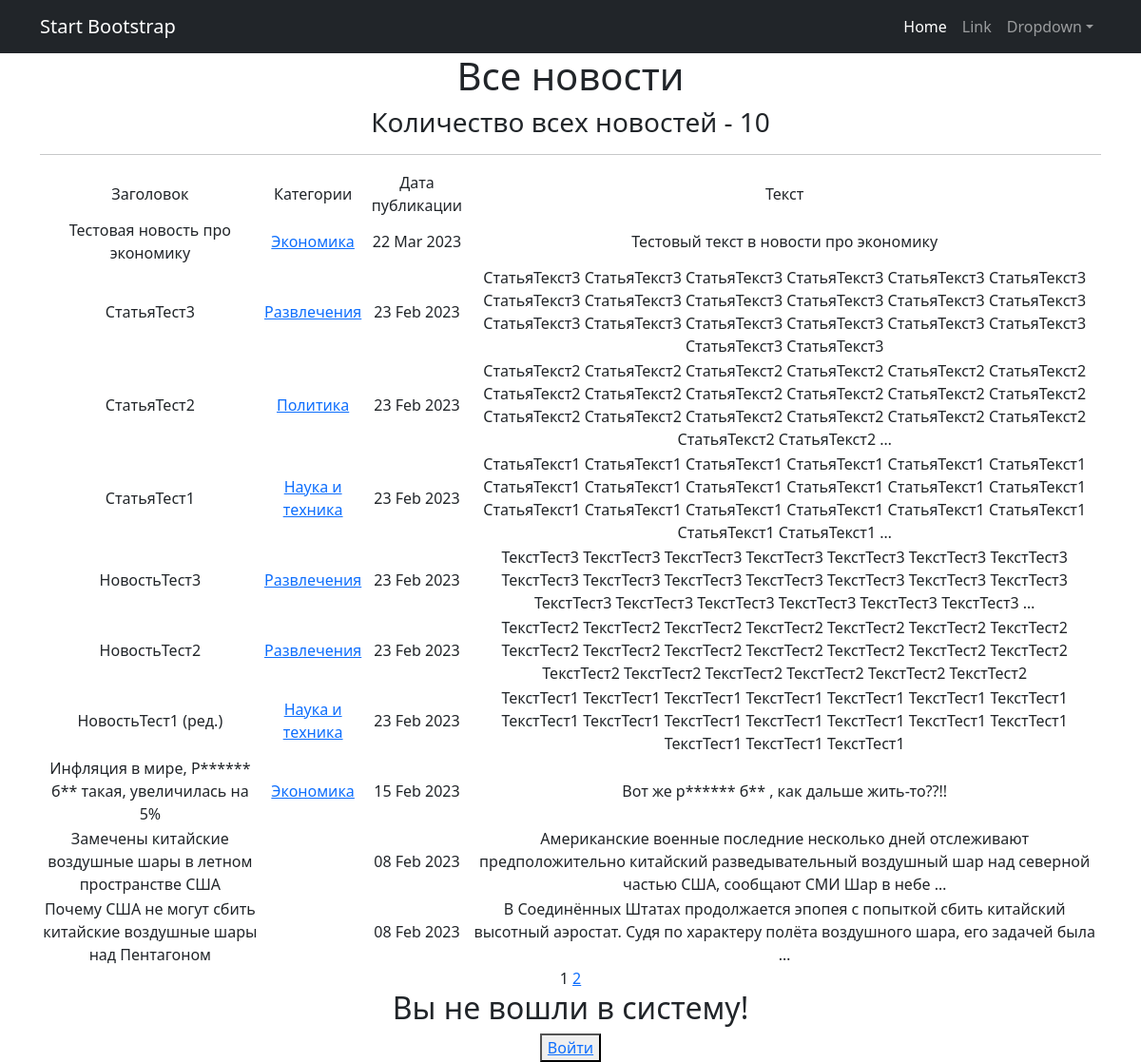
The page /news/ on the database as committed earlier.
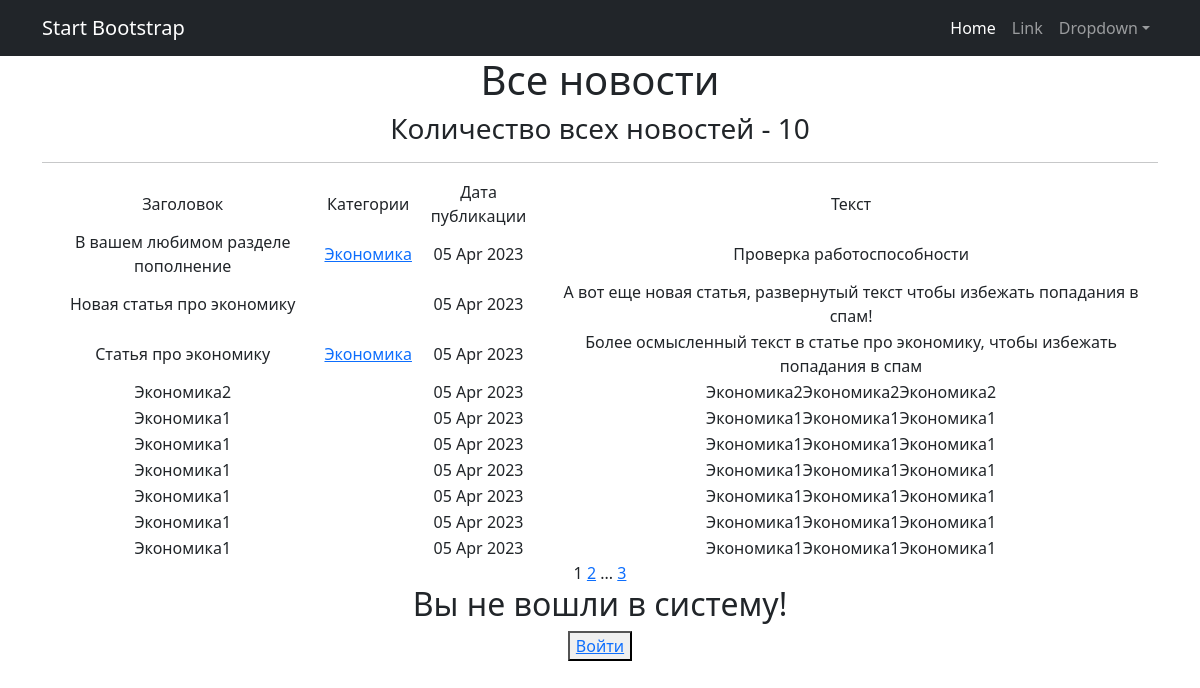
The same page on the database as committed later.
### news/models.py (models this page shows, shortened)
class Post(models.Model):
    TYPES = [
        ('P', 'Статья'),  # P for "post"
        ('N', 'Новость')   # N for "news"
    ]
    author = models.ForeignKey(Author, on_delete=models.CASCADE)
    post_type = models.CharField(max_length=1, choices=TYPES, default='P')
    creation_time = models.DateTimeField(auto_now_add=True)
    categories = models.ManyToManyField('Category', through='PostCategory')
    title = models.CharField(max_length=255, blank=False)
    text = models.TextField(blank=False)
    post_rating = models.FloatField(default=0.0)

class Category(models.Model):
    news_category = models.CharField(max_length=100, unique=True)
    subscribers = models.ManyToManyField(User, related_name='categories')
    def __str__(self):
        return self.news_category

### news/views.py (the view)
# urls.py: path('', NewsList.as_view(), name='news_list'),
class NewsList(ListView):
    model = Post
    ordering = '-creation_time'
    template_name = 'news_list.html'
    context_object_name = 'news_list'
    paginate_by = 10
    def get_context_data(self, **kwargs):
        context = super().get_context_data(**kwargs)
        context['is_not_author'] = not self.request.user.groups.filter(name='authors').exists()
        return context

### news/templatetags/custom_filters.py (called while the page is built)
@register.filter()
def length(list):
    return len(list)

@register.filter()
def censor(value):
    bad_words = ('редиска', 'бля')
    if not isinstance(value, str):
        raise TypeError(f"unresolved type '{type(value)}' expected  type 'str'")
    for word in value.split():
        if word.lower() in bad_words:
            value = value.replace(word, f"{word[0]}{'*' * (len(word) - 1)}")
    return value

### news/templatetags/test.py (called while the page is built)
def censor(value):
    bad_words = ('редиска', 'бля')
    if not isinstance(value, str):
        raise TypeError(f"unresolved type '{type(value)}' expected  type 'str'")
    for word in value.split():
        if word.lower() in bad_words:
            value = value.replace(word, f"{word[0]}{'*' * (len(word) - 1)}")

### templates/news_list.html (shortened to what this page needs)
{% extends 'flatpages/default.html' %}
{% load custom_filters %}
{% block content %}
    <h1>Все новости</h1>
    <h3> Количество всех новостей - {{ news_list|length }}</h3>
    <hr>
    {% if news_list %}
        <table>
            <tr>
                <td>Заголовок</td>
                <td>Категории</td>
                <td>Дата публикации</td>
                <td>Текст</td>
            </tr>
            {% for news_detail in news_list %}
            <tr>
                <td>{{ news_detail.title|censor }}</td>
                <td>
                    {% for category in news_detail.categories.all %}
                        <a href="{% url 'category_list' category.id %}">{{ category }}</a>
                    {% endfor %}
                </td>
                <td>{{ news_detail.creation_time|date:'d M Y' }}</td>
                <td>{{ news_detail.text|truncatewords:20|censor }}</td>
            </tr>
            {% endfor %}
        </table>
    {% else %}
        <h2>Новостей нет!</h2>
    {% endif %}
   {{ page_obj.number }}
   {% if page_obj.has_next %}
       <a href="?page={{ page_obj.next_page_number }}">{{ page_obj.next_page_number }}</a>
       {% if paginator.num_pages != page_obj.next_page_number %}
           ...
           <a href="?page={{ page_obj.paginator.num_pages }}">{{ page_obj.paginator.num_pages }}</a>
       {% endif %}
   {% endif %}
{% if request.user.is_authenticated %}
    <h2>Страница авторизованного пользователя {{request.user.username}}</h2>
    <button> <a href="{% url 'account_logout' %}">Выйти</a> </button>
    {% if is_not_author %}
    <button> <a href="upgrade/"> Хочу стать автором!</a> </button>
    {% endif %}
{% else %}
    <h2>Вы не вошли в систему!</h2>
    <button> <a href="{% url 'account_login' %}">Войти</a> </button>
{% endif %}
{% endblock content %}

Rows that differ between the two databases and show on the page:
no longer on this page (row unchanged): Post: title|censor "Тестовая новость про экономику", creation_time "22 Mar 2023", text|censor "Тестовый текст в новости про экономику", Category (news_category "Экономика")
no longer on this page (row unchanged): Post: title|censor "СтатьяТест3", creation_time "23 Feb 2023", text|censor "СтатьяТекст3 СтатьяТекст3 СтатьяТекст3 СтатьяТекст3 СтатьяТекст3 СтатьяТекст3 СтатьяТекст3 СтатьяТекст3 СтатьяТекст3 СтатьяТекст3 СтатьяТекст3 СтатьяТекст3 СтатьяТекст3 СтатьяТекст3 СтатьяТекст3 СтатьяТекст3 СтатьяТекст3 СтатьяТекст3 СтатьяТекст3 СтатьяТекст3"
no longer on this page (row unchanged): Category: news_category "Развлечения"
no longer on this page (row unchanged): Post: title|censor "СтатьяТест2", creation_time "23 Feb 2023", text|censor "СтатьяТекст2 СтатьяТекст2 СтатьяТекст2 СтатьяТекст2 СтатьяТекст2 СтатьяТекст2 СтатьяТекст2 СтатьяТекст2 СтатьяТекст2 СтатьяТекст2 СтатьяТекст2 СтатьяТекст2 СтатьяТекст2 СтатьяТекст2 СтатьяТекст2 СтатьяТекст2 СтатьяТекст2 СтатьяТекст2 СтатьяТекст2 СтатьяТекст2 …"
no longer on this page (row unchanged): Category: news_category "Политика", shown under "СтатьяТест2"
no longer on this page (row unchanged): Post: title|censor "СтатьяТест1", creation_time "23 Feb 2023", text|censor "СтатьяТекст1 СтатьяТекст1 СтатьяТекст1 СтатьяТекст1 СтатьяТекст1 СтатьяТекст1 СтатьяТекст1 СтатьяТекст1 СтатьяТекст1 СтатьяТекст1 СтатьяТекст1 СтатьяТекст1 СтатьяТекст1 СтатьяТекст1 СтатьяТекст1 СтатьяТекст1 СтатьяТекст1 СтатьяТекст1 СтатьяТекст1 СтатьяТекст1 …"
no longer on this page (row unchanged): Category: news_category "Наука и техника"
no longer on this page (row unchanged): Post: title|censor "НовостьТест3", creation_time "23 Feb 2023", text|censor "ТекстТест3 ТекстТест3 ТекстТест3 ТекстТест3 ТекстТест3 ТекстТест3 ТекстТест3 ТекстТест3 ТекстТест3 ТекстТест3 ТекстТест3 ТекстТест3 ТекстТест3 ТекстТест3 ТекстТест3 ТекстТест3 ТекстТест3 ТекстТест3 ТекстТест3 ТекстТест3 …"
no longer on this page (row unchanged): Post: title|censor "НовостьТест2", creation_time "23 Feb 2023", text|censor "ТекстТест2 ТекстТест2 ТекстТест2 ТекстТест2 ТекстТест2 ТекстТест2 ТекстТест2 ТекстТест2 ТекстТест2 ТекстТест2 ТекстТест2 ТекстТест2 ТекстТест2 ТекстТест2 ТекстТест2 ТекстТест2 ТекстТест2 ТекстТест2 ТекстТест2 ТекстТест2"
no longer on this page (row unchanged): Post: title|censor "НовостьТест1 (ред.)", creation_time "23 Feb 2023", text|censor "ТекстТест1 ТекстТест1 ТекстТест1 ТекстТест1 ТекстТест1 ТекстТест1 ТекстТест1 ТекстТест1 ТекстТест1 ТекстТест1 ТекстТест1 ТекстТест1 ТекстТест1 ТекстТест1 ТекстТест1 ТекстТест1 ТекстТест1"
no longer on this page (row unchanged): Post: title|censor "Инфляция в мире, Р****** б** такая, увеличилась на 5%", creation_time "15 Feb 2023", text|censor "Вот же р****** б** , как дальше жить-то??!!", Category (news_category "Экономика")
no longer on this page (row unchanged): Post: title|censor "Замечены китайские воздушные шары в летном пространстве США", creation_time "08 Feb 2023", text|censor "Американские военные последние несколько дней отслеживают предположительно китайский разведывательный воздушный шар над северной частью США, сообщают СМИ Шар в небе …"
no longer on this page (row unchanged): Post: title|censor "Почему США не могут сбить китайские воздушные шары над Пентагоном", creation_time "08 Feb 2023", text|censor "В Соединённых Штатах продолжается эпопея с попыткой сбить китайский высотный аэростат. Судя по характеру полёта воздушного шара, его задачей была …"
added Post: title|censor "В вашем любимом разделе пополнение", creation_time "05 Apr 2023", text|censor "Проверка работоспособности", Category (news_category "Экономика")
added Post: title|censor "Новая статья про экономику", creation_time "05 Apr 2023", text|censor "А вот еще новая статья, развернутый текст чтобы избежать попадания в спам!"
added Post: title|censor "Статья про экономику", creation_time "05 Apr 2023", text|censor "Более осмысленный текст в статье про экономику, чтобы избежать попадания в спам", Category (news_category "Экономика")
added Post: title|censor "Экономика2", creation_time "05 Apr 2023", text|censor "Экономика2Экономика2Экономика2"
added Post: title|censor "Экономика1", creation_time "05 Apr 2023", text|censor "Экономика1Экономика1Экономика1"
added Post: title|censor "Экономика1", creation_time "05 Apr 2023", text|censor "Экономика1Экономика1Экономика1"
added Post: title|censor "Экономика1", creation_time "05 Apr 2023", text|censor "Экономика1Экономика1Экономика1"
added Post: title|censor "Экономика1", creation_time "05 Apr 2023", text|censor "Экономика1Экономика1Экономика1"
added Post: title|censor "Экономика1", creation_time "05 Apr 2023", text|censor "Экономика1Экономика1Экономика1"
added Post: title|censor "Экономика1", creation_time "05 Apr 2023", text|censor "Экономика1Экономика1Экономика1"
Other text that changed with them:
{{ page_obj.paginator.num_pages }}: (not shown) → "3"
